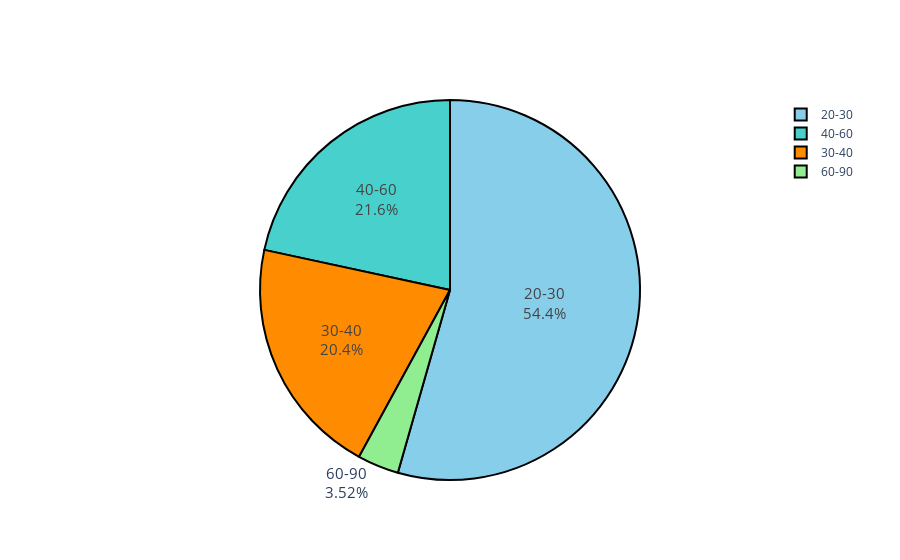

Source (notebook cell):
### Code cell
colors = ['skyblue', 'mediumturquoise', 'darkorange', 'lightgreen']

fig = go.Figure(data=[go.Pie(labels=df_age['Age'], values=df_age['count'])])

fig.update_traces(hoverinfo='label+percent', textinfo='label+percent', textfont_size=15,
                  marker=dict(colors=colors, line=dict(color='#000000', width=2)))
fig.show()

### Figure 1 — Plotly figure (JSON) as saved in the notebook; plotly's stock layout.template omitted (floating-point values rounded to 4 significant figures)
{"data": [{"hoverinfo": "label+percent", "labels": ["20-30", "40-60", "30-40", "60-90"], "marker": {"colors": ["skyblue", "mediumturquoise", "darkorange", "lightgreen"], "line": {"color": "#000000", "width": 2}}, "textfont": {"size": 15}, "textinfo": "label+percent", "type": "pie", "values": [418, 166, 157, 27]}], "layout": {}}
